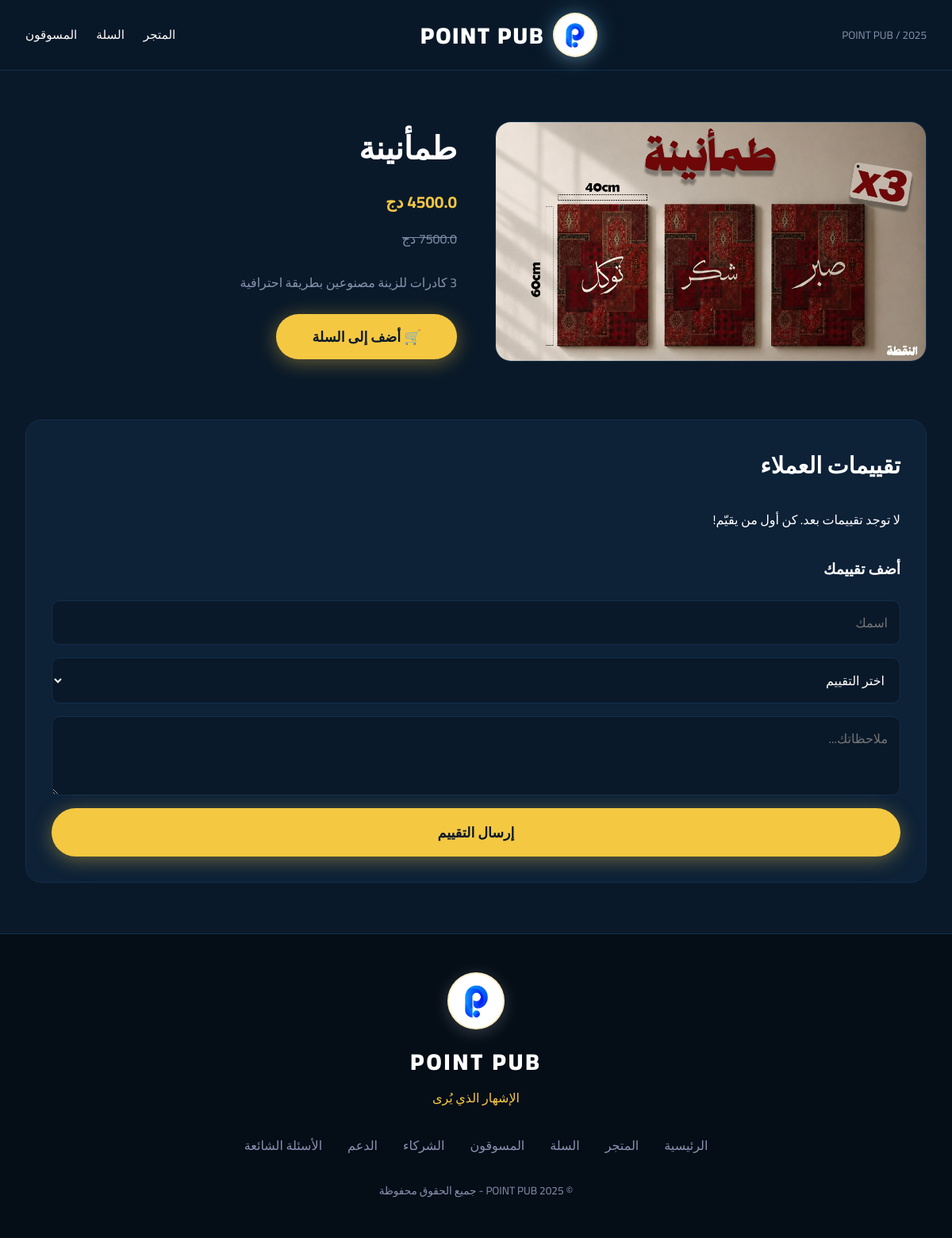
Page /product/1 on the committed database.
### models.py (models this page shows)
class Product(db.Model):
    id = db.Column(db.Integer, primary_key=True)
    name = db.Column(db.String(200), nullable=False)
    description = db.Column(db.Text, nullable=True)
    price = db.Column(db.Float, nullable=False)
    old_price = db.Column(db.Float, nullable=True)
    image = db.Column(db.String(200), nullable=True)
    category = db.Column(db.String(100), nullable=True)
    stock = db.Column(db.Integer, default=0)
    is_active = db.Column(db.Boolean, default=True)
    created_at = db.Column(db.DateTime, default=datetime.utcnow)

### app.py (the view)
@app.route('/product/<int:id>')
def product_detail(id):
    product = Product.query.get_or_404(id)
    reviews = Review.query.filter_by(product_id=id, is_approved=True).order_by(Review.created_at.desc()).all()
    avg_rating = db.session.query(db.func.avg(Review.rating)).filter_by(product_id=id, is_approved=True).scalar()
    return render_template('product.html', product=product, reviews=reviews, avg_rating=avg_rating)

### app.py (called while the page is built)
@app.context_processor
def cart_count():
    cart = session.get('cart', {})
    count = sum(cart.values()) if cart else 0
    return {'cart_count': count}

### templates/product.html (shortened to what this page needs)
{% extends "base.html" %}
{% block content %}
<section class="product-detail-section">
    <div class="product-detail-container">
        <div class="product-image">
            <img src="{{ url_for('static', filename='images/products/' + product.image) if product.image else 'https://via.placeholder.com/600x600/0a1929/f5c842?text=POINT+PUB' }}" alt="{{ product.name }}">
        </div>
        <div class="product-info">
            <h1>{{ product.name }}</h1>
            <p class="product-price">{{ product.price }} دج</p>
            {% if product.old_price %}
            <p class="product-old-price"><del>{{ product.old_price }} دج</del></p>
            {% endif %}
            <p class="product-description">{{ product.description }}</p>
            <a href="{{ url_for('add_to_cart', id=product.id) }}" class="btn-primary">🛒 أضف إلى السلة</a>
        </div>
    </div>
    <div class="product-reviews">
        <h2>تقييمات العملاء</h2>
        {% for review in reviews %}
        <div class="review-item">
            <h4>{{ review.customer_name }}</h4>
            <p class="review-rating">{{ '⭐' * review.rating }}</p>
            <p>{{ review.comment }}</p>
            <small>{{ review.created_at.strftime('%Y-%m-%d') }}</small>
        </div>
        {% else %}
        <p>لا توجد تقييمات بعد. كن أول من يقيّم!</p>
        {% endfor %}
        <form method="POST" action="{{ url_for('add_review', id=product.id) }}" class="review-form">
            <h3>أضف تقييمك</h3>
            <input type="text" name="name" placeholder="اسمك" required>
            <select name="rating" required>
                <option value="">اختر التقييم</option>
            </select>
            <textarea name="comment" placeholder="ملاحظاتك..."></textarea>
            <button type="submit" class="btn-primary">إرسال التقييم</button>
        </form>
    </div>
</section>
{% endblock %}

### static/css/style.css (style rules this page uses)
* { margin: 0; padding: 0; box-sizing: border-box; }
:root { --dark-bg: #0a1929; --dark-card: #0d2137; --dark-border: #132f4c; --blue-light: #4fc3f7; --blue-medium: #0288d1; --gold: #f5c842; --white: #ffffff; --gray: #8892b0; --success: #25d366; --danger: #e74c3c; }
body { font-family: 'Cairo', 'Tahoma', sans-serif; background-color: var(--dark-bg); color: var(--white); line-height: 1.7; direction: rtl; min-height: 100vh; }
a { text-decoration: none; color: inherit; }
.btn-primary { display: inline-block; padding: 14px 45px; background: var(--gold); color: var(--dark-bg); font-weight: 700; font-size: 1.1rem; border-radius: 50px; text-decoration: none; transition: 0.3s; border: none; cursor: pointer; box-shadow: 0 4px 25px rgba(245, 200, 66, 0.4); font-family: inherit; }
section { padding: 5rem 2rem; }
.product-price { color: var(--gold); font-size: 1.3rem; font-weight: 700; margin-bottom: 1rem; }
.product-detail-section { max-width: 1200px; margin: 0 auto; padding: 4rem 2rem; }
.product-detail-container { display: grid; grid-template-columns: 1fr 1fr; gap: 3rem; margin-bottom: 4rem; }
.product-image img { width: 100%; border-radius: 20px; border: 1px solid var(--dark-border); }
.product-info h1 { font-size: 2.5rem; color: var(--white); margin-bottom: 1rem; }
.product-old-price { color: var(--gray); font-size: 1rem; margin-bottom: 1rem; }
.product-description { color: var(--gray); line-height: 2; margin: 1.5rem 0; }
.product-reviews { background: var(--dark-card); padding: 2rem; border-radius: 20px; border: 1px solid var(--dark-border); }
.product-reviews h2 { color: var(--white); margin-bottom: 2rem; font-size: 1.8rem; }
.review-form { margin-top: 2rem; display: flex; flex-direction: column; gap: 1rem; }
.review-form h3 { color: var(--white); margin-bottom: 0.5rem; }
.review-form input, .review-form select, .review-form textarea { padding: 12px 15px; background: var(--dark-bg); border: 1px solid var(--dark-border); border-radius: 10px; color: var(--white); font-family: inherit; font-size: 1rem; }
.review-form textarea { min-height: 100px; resize: vertical; }

### rows in the picture
Product: image (picture), name "طمأنينة", price "4500.0", old_price "7500.0", description "3 كادرات للزينة مصنوعين بطريقة احترافية"
